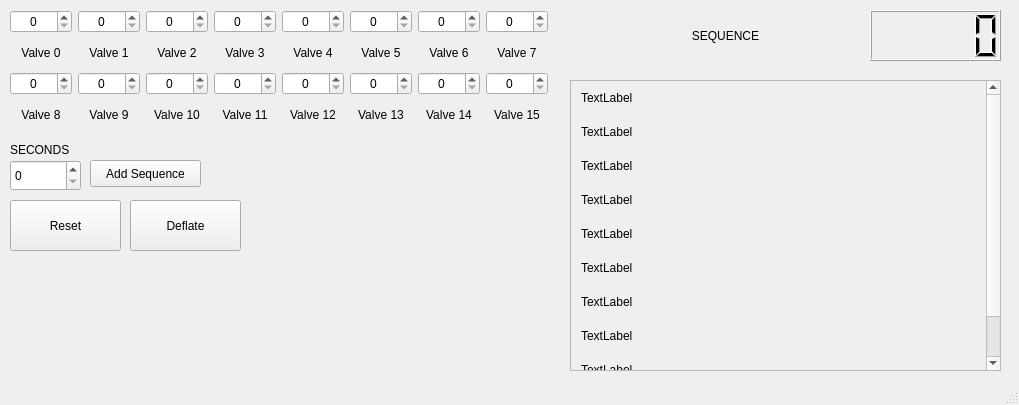
<?xml version="1.0" encoding="UTF-8"?>
<ui version="4.0">
 <class>MainWindow</class>
 <widget class="QMainWindow" name="MainWindow">
  <property name="geometry">
   <rect>
    <x>0</x>
    <y>0</y>
    <width>1019</width>
    <height>405</height>
   </rect>
  </property>
  <property name="windowTitle">
   <string>Wayne Control SUPER MEGA GIGA</string>
  </property>
  <widget class="QWidget" name="centralwidget">
   <widget class="QPushButton" name="deflateButton">
    <property name="geometry">
     <rect>
      <x>130</x>
      <y>200</y>
      <width>111</width>
      <height>51</height>
     </rect>
    </property>
    <property name="text">
     <string>Deflate</string>
    </property>
   </widget>
   <widget class="QPushButton" name="resetButton">
    <property name="geometry">
     <rect>
      <x>10</x>
      <y>200</y>
      <width>111</width>
      <height>51</height>
     </rect>
    </property>
    <property name="text">
     <string>Reset</string>
    </property>
   </widget>
   <widget class="QSpinBox" name="spinBox_17">
    <property name="geometry">
     <rect>
      <x>10</x>
      <y>160</y>
      <width>71</width>
      <height>31</height>
     </rect>
    </property>
   </widget>
   <widget class="QLabel" name="label_17">
    <property name="geometry">
     <rect>
      <x>10</x>
      <y>140</y>
      <width>72</width>
      <height>19</height>
     </rect>
    </property>
    <property name="text">
     <string>SECONDS</string>
    </property>
   </widget>
   <widget class="QPushButton" name="pushButton">
    <property name="geometry">
     <rect>
      <x>90</x>
      <y>160</y>
      <width>111</width>
      <height>27</height>
     </rect>
    </property>
    <property name="text">
     <string>Add Sequence</string>
    </property>
   </widget>
   <widget class="QLCDNumber" name="lcdNumber">
    <property name="geometry">
     <rect>
      <x>870</x>
      <y>10</y>
      <width>131</width>
      <height>51</height>
     </rect>
    </property>
   </widget>
   <widget class="QLabel" name="label_18">
    <property name="geometry">
     <rect>
      <x>590</x>
      <y>20</y>
      <width>271</width>
      <height>31</height>
     </rect>
    </property>
    <property name="text">
     <string>SEQUENCE</string>
    </property>
    <property name="textFormat">
     <enum>Qt::AutoText</enum>
    </property>
    <property name="scaledContents">
     <bool>true</bool>
    </property>
    <property name="alignment">
     <set>Qt::AlignCenter</set>
    </property>
    <property name="wordWrap">
     <bool>true</bool>
    </property>
   </widget>
   <widget class="QScrollArea" name="scrollArea">
    <property name="geometry">
     <rect>
      <x>570</x>
      <y>80</y>
      <width>431</width>
      <height>291</height>
     </rect>
    </property>
    <property name="widgetResizable">
     <bool>true</bool>
    </property>
    <widget class="QWidget" name="scrollAreaWidgetContents">
     <property name="geometry">
      <rect>
       <x>0</x>
       <y>-42</y>
       <width>415</width>
       <height>390</height>
      </rect>
     </property>
     <layout class="QVBoxLayout" name="verticalLayout">
      <property name="spacing">
       <number>20</number>
      </property>
      <property name="leftMargin">
       <number>10</number>
      </property>
      <property name="topMargin">
       <number>10</number>
      </property>
      <property name="rightMargin">
       <number>10</number>
      </property>
      <property name="bottomMargin">
       <number>10</number>
      </property>
      <item>
       <widget class="QLabel" name="label_19">
        <property name="text">
         <string>TextLabel</string>
        </property>
       </widget>
      </item>
      <item>
       <widget class="QLabel" name="label_20">
        <property name="text">
         <string>TextLabel</string>
        </property>
       </widget>
      </item>
      <item>
       <widget class="QLabel" name="label_21">
        <property name="text">
         <string>TextLabel</string>
        </property>
       </widget>
      </item>
      <item>
       <widget class="QLabel" name="label_22">
        <property name="text">
         <string>TextLabel</string>
        </property>
       </widget>
      </item>
      <item>
       <widget class="QLabel" name="label_23">
        <property name="text">
         <string>TextLabel</string>
        </property>
       </widget>
      </item>
      <item>
       <widget class="QLabel" name="label_24">
        <property name="text">
         <string>TextLabel</string>
        </property>
       </widget>
      </item>
      <item>
       <widget class="QLabel" name="label_25">
        <property name="text">
         <string>TextLabel</string>
        </property>
       </widget>
      </item>
      <item>
       <widget class="QLabel" name="label_26">
        <property name="text">
         <string>TextLabel</string>
        </property>
       </widget>
      </item>
      <item>
       <widget class="QLabel" name="label_27">
        <property name="text">
         <string>TextLabel</string>
        </property>
       </widget>
      </item>
      <item>
       <widget class="QLabel" name="label_28">
        <property name="text">
         <string>TextLabel</string>
        </property>
       </widget>
      </item>
     </layout>
    </widget>
   </widget>
   <widget class="QWidget" name="">
    <property name="geometry">
     <rect>
      <x>10</x>
      <y>10</y>
      <width>538</width>
      <height>118</height>
     </rect>
    </property>
    <layout class="QGridLayout" name="gridLayout_valves">
     <item row="0" column="0">
      <layout class="QVBoxLayout" name="ValveLayout_0">
       <item>
        <widget class="QSpinBox" name="spinBox">
         <property name="alignment">
          <set>Qt::AlignCenter</set>
         </property>
         <property name="maximum">
          <number>1</number>
         </property>
        </widget>
       </item>
       <item>
        <widget class="QLabel" name="label">
         <property name="text">
          <string>Valve 0</string>
         </property>
         <property name="alignment">
          <set>Qt::AlignCenter</set>
         </property>
        </widget>
       </item>
      </layout>
     </item>
     <item row="0" column="1">
      <layout class="QVBoxLayout" name="ValveLayout_1">
       <item>
        <widget class="QSpinBox" name="spinBox_2">
         <property name="alignment">
          <set>Qt::AlignCenter</set>
         </property>
         <property name="maximum">
          <number>1</number>
         </property>
        </widget>
       </item>
       <item>
        <widget class="QLabel" name="label_2">
         <property name="text">
          <string>Valve 1</string>
         </property>
         <property name="alignment">
          <set>Qt::AlignCenter</set>
         </property>
        </widget>
       </item>
      </layout>
     </item>
     <item row="0" column="2">
      <layout class="QVBoxLayout" name="ValveLayout_2">
       <item>
        <widget class="QSpinBox" name="spinBox_3">
         <property name="alignment">
          <set>Qt::AlignCenter</set>
         </property>
         <property name="maximum">
          <number>1</number>
         </property>
        </widget>
       </item>
       <item>
        <widget class="QLabel" name="label_3">
         <property name="text">
          <string>Valve 2</string>
         </property>
         <property name="alignment">
          <set>Qt::AlignCenter</set>
         </property>
        </widget>
       </item>
      </layout>
     </item>
     <item row="0" column="3">
      <layout class="QVBoxLayout" name="ValveLayout_3">
       <item>
        <widget class="QSpinBox" name="spinBox_4">
         <property name="alignment">
          <set>Qt::AlignCenter</set>
         </property>
         <property name="maximum">
          <number>1</number>
         </property>
        </widget>
       </item>
       <item>
        <widget class="QLabel" name="label_4">
         <property name="text">
          <string>Valve 3</string>
         </property>
         <property name="alignment">
          <set>Qt::AlignCenter</set>
         </property>
        </widget>
       </item>
      </layout>
     </item>
     <item row="0" column="4">
      <layout class="QVBoxLayout" name="ValveLayout_4">
       <item>
        <widget class="QSpinBox" name="spinBox_5">
         <property name="alignment">
          <set>Qt::AlignCenter</set>
         </property>
         <property name="maximum">
          <number>1</number>
         </property>
        </widget>
       </item>
       <item>
        <widget class="QLabel" name="label_5">
         <property name="text">
          <string>Valve 4</string>
         </property>
         <property name="alignment">
          <set>Qt::AlignCenter</set>
         </property>
        </widget>
       </item>
      </layout>
     </item>
     <item row="0" column="5">
      <layout class="QVBoxLayout" name="ValveLayout_5">
       <item>
        <widget class="QSpinBox" name="spinBox_6">
         <property name="alignment">
          <set>Qt::AlignCenter</set>
         </property>
         <property name="maximum">
          <number>1</number>
         </property>
        </widget>
       </item>
       <item>
        <widget class="QLabel" name="label_6">
         <property name="text">
          <string>Valve 5</string>
         </property>
         <property name="alignment">
          <set>Qt::AlignCenter</set>
         </property>
        </widget>
       </item>
      </layout>
     </item>
     <item row="0" column="6">
      <layout class="QVBoxLayout" name="ValveLayout_6">
       <item>
        <widget class="QSpinBox" name="spinBox_7">
         <property name="alignment">
          <set>Qt::AlignCenter</set>
         </property>
         <property name="maximum">
          <number>1</number>
         </property>
        </widget>
       </item>
       <item>
        <widget class="QLabel" name="label_7">
         <property name="text">
          <string>Valve 6</string>
         </property>
         <property name="alignment">
          <set>Qt::AlignCenter</set>
         </property>
        </widget>
       </item>
      </layout>
     </item>
     <item row="0" column="7">
      <layout class="QVBoxLayout" name="ValveLayout_7">
       <item>
        <widget class="QSpinBox" name="spinBox_8">
         <property name="alignment">
          <set>Qt::AlignCenter</set>
         </property>
         <property name="maximum">
          <number>1</number>
         </property>
        </widget>
       </item>
       <item>
        <widget class="QLabel" name="label_8">
         <property name="text">
          <string>Valve 7</string>
         </property>
         <property name="alignment">
          <set>Qt::AlignCenter</set>
         </property>
        </widget>
       </item>
      </layout>
     </item>
     <item row="1" column="0">
      <layout class="QVBoxLayout" name="ValveLayout_8">
       <item>
        <widget class="QSpinBox" name="spinBox_9">
         <property name="alignment">
          <set>Qt::AlignCenter</set>
         </property>
         <property name="maximum">
          <number>1</number>
         </property>
        </widget>
       </item>
       <item>
        <widget class="QLabel" name="label_9">
         <property name="text">
          <string>Valve 8</string>
         </property>
         <property name="alignment">
          <set>Qt::AlignCenter</set>
         </property>
        </widget>
       </item>
      </layout>
     </item>
     <item row="1" column="1">
      <layout class="QVBoxLayout" name="ValveLayout_9">
       <item>
        <widget class="QSpinBox" name="spinBox_10">
         <property name="alignment">
          <set>Qt::AlignCenter</set>
         </property>
         <property name="maximum">
          <number>1</number>
         </property>
        </widget>
       </item>
       <item>
        <widget class="QLabel" name="label_10">
         <property name="text">
          <string>Valve 9</string>
         </property>
         <property name="alignment">
          <set>Qt::AlignCenter</set>
         </property>
        </widget>
       </item>
      </layout>
     </item>
     <item row="1" column="2">
      <layout class="QVBoxLayout" name="ValveLayout_10">
       <item>
        <widget class="QSpinBox" name="spinBox_11">
         <property name="alignment">
          <set>Qt::AlignCenter</set>
         </property>
         <property name="maximum">
          <number>1</number>
         </property>
        </widget>
       </item>
       <item>
        <widget class="QLabel" name="label_11">
         <property name="text">
          <string>Valve 10</string>
         </property>
         <property name="alignment">
          <set>Qt::AlignCenter</set>
         </property>
        </widget>
       </item>
      </layout>
     </item>
     <item row="1" column="3">
      <layout class="QVBoxLayout" name="ValveLayout_11">
       <item>
        <widget class="QSpinBox" name="spinBox_12">
         <property name="alignment">
          <set>Qt::AlignCenter</set>
         </property>
         <property name="maximum">
          <number>1</number>
         </property>
        </widget>
       </item>
       <item>
        <widget class="QLabel" name="label_12">
         <property name="text">
          <string>Valve 11</string>
         </property>
         <property name="alignment">
          <set>Qt::AlignCenter</set>
         </property>
        </widget>
       </item>
      </layout>
     </item>
     <item row="1" column="4">
      <layout class="QVBoxLayout" name="ValveLayout_12">
       <item>
        <widget class="QSpinBox" name="spinBox_13">
         <property name="alignment">
          <set>Qt::AlignCenter</set>
         </property>
         <property name="maximum">
          <number>1</number>
         </property>
        </widget>
       </item>
       <item>
        <widget class="QLabel" name="label_13">
         <property name="text">
          <string>Valve 12</string>
         </property>
         <property name="alignment">
          <set>Qt::AlignCenter</set>
         </property>
        </widget>
       </item>
      </layout>
     </item>
     <item row="1" column="5">
      <layout class="QVBoxLayout" name="ValveLayout_13">
       <item>
        <widget class="QSpinBox" name="spinBox_14">
         <property name="alignment">
          <set>Qt::AlignCenter</set>
         </property>
         <property name="maximum">
          <number>1</number>
         </property>
        </widget>
       </item>
       <item>
        <widget class="QLabel" name="label_14">
         <property name="text">
          <string>Valve 13</string>
         </property>
         <property name="alignment">
          <set>Qt::AlignCenter</set>
         </property>
        </widget>
       </item>
      </layout>
     </item>
     <item row="1" column="6">
      <layout class="QVBoxLayout" name="ValveLayout_14">
       <item>
        <widget class="QSpinBox" name="spinBox_15">
         <property name="alignment">
          <set>Qt::AlignCenter</set>
         </property>
         <property name="maximum">
          <number>1</number>
         </property>
        </widget>
       </item>
       <item>
        <widget class="QLabel" name="label_15">
         <property name="text">
          <string>Valve 14</string>
         </property>
         <property name="alignment">
          <set>Qt::AlignCenter</set>
         </property>
        </widget>
       </item>
      </layout>
     </item>
     <item row="1" column="7">
      <layout class="QVBoxLayout" name="ValveLayout_15">
       <item>
        <widget class="QSpinBox" name="spinBox_16">
         <property name="alignment">
          <set>Qt::AlignCenter</set>
         </property>
         <property name="maximum">
          <number>1</number>
         </property>
        </widget>
       </item>
       <item>
        <widget class="QLabel" name="label_16">
         <property name="text">
          <string>Valve 15</string>
         </property>
         <property name="alignment">
          <set>Qt::AlignCenter</set>
         </property>
        </widget>
       </item>
      </layout>
     </item>
    </layout>
   </widget>
  </widget>
  <widget class="QStatusBar" name="statusbar"/>
 </widget>
 <resources/>
 <connections/>
</ui>
